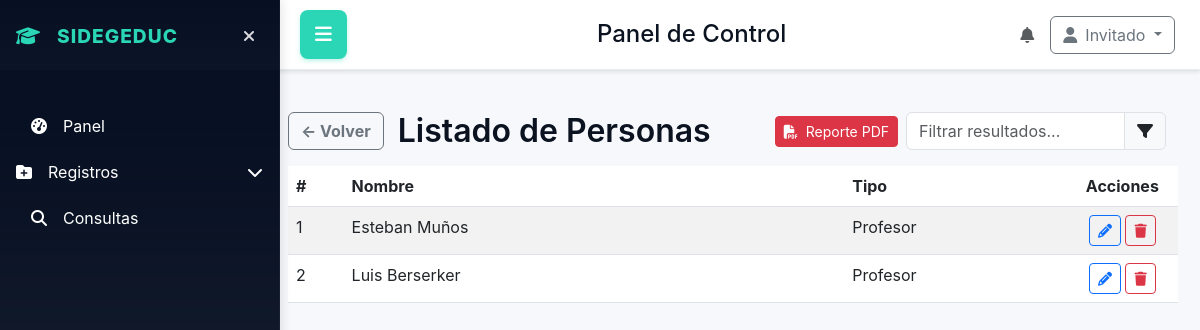
Page /consultas/personas/list?role=profesor on the committed database.
### database/models.py (models this page shows)
class Profesores(db.Model):
    __tablename__ = 'profesores'
    id_profesor = db.Column(db.Integer, primary_key=True)
    id_persona = db.Column(db.Integer, db.ForeignKey('personas.id_persona'))
    id_especialidad = db.Column(db.Integer, db.ForeignKey('especialidades.id_especialidad'))

class Personas(db.Model):
    __tablename__ = 'personas'
    id_persona = db.Column(db.Integer, primary_key=True)
    primer_nombre = db.Column(db.String(50), nullable=False)
    segundo_nombre = db.Column(db.String(50))
    primer_apellido = db.Column(db.String(50), nullable=False)
    segundo_apellido = db.Column(db.String(50))
    fecha_nacimiento = db.Column(db.Date)
    id_sexo = db.Column(db.Integer, db.ForeignKey('sexo.id_sexo'))
    id_tipo_persona = db.Column(db.Integer, db.ForeignKey('tipo_persona.id_tipo_persona'), nullable=False)
    id_tipo_documento = db.Column(db.Integer, db.ForeignKey('tipo_documento.id_tipo_documento'), nullable=True)
    numero_cedula = db.Column(db.String(20), nullable=True)
    id_ocupacion = db.Column(db.Integer, db.ForeignKey('ocupaciones.id'), nullable=True)
    id_profesion = db.Column(db.Integer, db.ForeignKey('profesiones.id'), nullable=True)
    num_hijos = db.Column(db.Integer, nullable=True)
    id_relacion_familiar = db.Column(db.Integer, db.ForeignKey('relaciones_familiares.id'), nullable=True)

### app.py (the view)
@app.route('/consultas/personas/list')
def consultas_personas_list():
    return manejar_la_vista_de.consultas_personas_list()

### app.py (called while the page is built)
@event.listens_for(Engine, "connect")
def set_sqlite_pragma(dbapi_connection, connection_record):
    if app.config['SQLALCHEMY_DATABASE_URI'].startswith("sqlite"):
        cursor = dbapi_connection.cursor()
        cursor.execute("PRAGMA foreign_keys=ON")
        cursor.close()

@app.context_processor
def inject_user_context():
    try:
        ctx = get_user_context(session)
    except Exception:
        ctx = {}
    return {
        'is_creator': ctx.get('is_creator', False),
        'developer_priv': ctx.get('developer_priv', False),
        'role_name': ctx.get('role_name'),
        'role_desc': ctx.get('role_desc'),
        'status': ctx.get('status'),
        'usuario': ctx.get('user')
    }

### utils/permissions.py (called while the page is built, shortened)
def get_user_context(session): #esto es la funcion que se reutiliza  para obtener el contexto del usuario desde la sesión
    user = None
    developer_priv = False
    current_user_id = None
    role_name = None
    role_desc = None
    status = None
    is_creator = False
    return {
        'user': user,
        'developer_priv': developer_priv,
        'current_user_id': current_user_id,
        'role_name': role_name,
        'role_desc': role_desc,
        'status': status,
        'is_creator': is_creator
    }

### utils/view_handlers.py (called while the page is built)
def compute_role_counts(ctx):
    try:
        if ctx.get('is_creator'):
            roles_count = Roles.query.count()
            users_q = db.session.query(Roles.nombre_rol, func.count(Usuarios.id_user)).join(Usuarios, Usuarios.id_rol == Roles.id_rol).group_by(Roles.id_rol).all()
        else:
            roles_count = Roles.query.filter(func.lower(func.trim(Roles.nombre_rol)) != 'creador').count()
            users_q = db.session.query(Roles.nombre_rol, func.count(Usuarios.id_user)).join(Usuarios, Usuarios.id_rol == Roles.id_rol).filter(func.lower(func.trim(Roles.nombre_rol)) != 'creador').group_by(Roles.id_rol).all()
        users_by_role = [{'role': r or 'Sin nombre', 'count': int(c)} for r, c in users_q]
    except Exception:
        roles_count = 0
        users_by_role = []
    return roles_count, users_by_role

### templates/home_panel/struct.html (shortened to what this page needs)
<!DOCTYPE html>
<html lang="en">
<head>
    <link href="https://cdn.jsdelivr.net/npm/bootstrap@5.3.0/dist/css/bootstrap.min.css" rel="stylesheet">
    <link rel="stylesheet" href="https://cdnjs.cloudflare.com/ajax/libs/font-awesome/6.4.0/css/all.min.css">
    <link rel="stylesheet" href="{{ url_for('static', filename='home_panel/home_panel.css') }}">
    <link rel="stylesheet" href="https://cdn.jsdelivr.net/npm/flatpickr/dist/themes/material_blue.css">
</head>
<body>
    <div class="app-layout">
        <aside class="sidebar" id="sidebar">
            <div class="p-3">
                <div class="d-flex align-items-center mb-3">
                    <div class="logo">
                        <i class="fas fa-graduation-cap me-2"></i>
                        SIDEGEDUC
                    </div>
                    <button id="sidebar-toggle" class="sidebar-toggle" aria-label="Ocultar sidebar">
                        <i class="fas fa-times"></i>
                    </button>
                </div>
            </div>
            <nav class="p-3 flex-grow-1">
                <ul class="nav flex-column">
                    <li class="nav-item mb-2">
                        <a class="nav-link" href="{{ url_for('dashboard') }}">
                            <i class="fas fa-tachometer-alt me-3"></i>
                            <span>Panel</span>
                        </a>
                    </li>
                    <li class="nav-item mb-2">
                        <button class="nav-link btn btn-link text-start p-0 w-100" data-bs-toggle="collapse" data-bs-target="#registrosSub" aria-expanded="false">
                            <i class="fas fa-folder-plus me-3"></i>
                            <span>Registros</span>
                            <i class="fas fa-chevron-down ms-auto"></i>
                        </button>
                    </li>
                    <li class="nav-item mb-2">
                        <a class="nav-link" href="{{ url_for('consultas') }}">
                            <i class="fas fa-search me-3"></i>
                            <span>Consultas</span>
                        </a>
                    </li>
                </ul>
            </nav>
        </aside>
        <header class="topbar">
            <button id="menu-toggle" class="menu-toggle">
                <i class="fas fa-bars"></i>
            </button>
            <div class="d-flex align-items-center">
                <h1 class="h4 mb-0 ms-3">Panel de Control</h1>
            </div>
            <div class="d-flex align-items-center">
                <div class="me-3">
                    <i class="fas fa-bell text-muted"></i>
                </div>
                <div class="dropdown">
                    <button class="btn btn-outline-secondary dropdown-toggle" type="button" data-bs-toggle="dropdown">
                        <i class="fas fa-user me-2"></i>{{ usuario if usuario else 'Invitado' }}
                    </button>
                </div>
            </div>
        </header>
        <main class="content">
            {% if content_template %}
                {% include content_template %}
            {% endif %}
        </main>
    </div>
</body>
</html>

### templates/home_panel/consultas_personas_list.html (shortened to what this page needs)
<div class="container-fluid" style="margin-top:90px;">
  <div class="row align-items-center mb-3">
    <div class="col-auto">
      <a href="{{ url_for('consultas') }}" class="btn btn-outline-secondary" style="font-weight:bold;">
        &larr; Volver
      </a>
    </div>
    <div class="col-auto">
      <h2 class="mb-0" style="font-weight:600; font-size:2rem;">Listado de Personas</h2>
    </div>
    <div class="col text-end d-flex align-items-center justify-content-end gap-2">
      <a href="{{ url_for('reporte_pdf_personas', role=role or '') }}" class="btn btn-danger btn-sm" title="Descargar reporte PDF">
        <i class="fas fa-file-pdf me-1"></i> Reporte PDF
      </a>
      <div class="input-group" style="max-width:260px;">
        <input id="filtro-listado" type="text" class="form-control" placeholder="Filtrar resultados..." autocomplete="off">
        <span class="input-group-text"><i class="fas fa-filter"></i></span>
      </div>
    </div>
  </div>
  <link rel="stylesheet" href="/static/home_panel/filtro-dinamico.css">
  {% if rows and rows|length > 0 %}
  <table class="table table-striped">
    <thead>
      <tr>
        <th style="width:5%;">#</th>
        <th style="width:45%;">Nombre</th>
        <th style="width:20%;">Tipo</th>
        <th style="width:10%;text-align:center;">Acciones</th>
      </tr>
    </thead>
    <tbody>
      {% for r in rows %}
      <tr>
        <td>{{ loop.index }}</td>
        <td>{{ r.primer_nombre }} {% if r.segundo_nombre %}{{ r.segundo_nombre }}{% endif %} {{ r.primer_apellido }} {% if r.segundo_apellido %}{{ r.segundo_apellido }}{% endif %}</td>
        <td>
          {% if r.tipo_persona %}
            {{ r.tipo_persona }}
          {% elif r.rol %}
            {{ r.rol }}
          {% elif role_display %}
            {{ role_display }}
          {% else %}
            Sin rol
          {% endif %}
        </td>
        <td style="text-align:center;">
          <a class="btn btn-sm btn-outline-primary" href="{{ url_for('editar_persona') }}?id={{ r.id_persona }}&role={{ r.rol or role_display|lower or 'sinrol' }}" title="Editar"><i class="fas fa-pencil-alt"></i></a>
          <form method="post" action="{{ url_for('borrar_registro_persona') }}" style="display:inline-block;margin:0;">
            <button class="btn btn-sm btn-outline-danger" title="Borrar" onclick="return confirm('¿Eliminar este registro?')"><i class="fas fa-trash"></i></button>
          </form>
        </td>
      </tr>
      {% endfor %}
    </tbody>
  </table>
  {% else %}
  <div class="alert alert-info text-center" style="margin-top:48px;font-size:1.2em;">
    <i class="fas fa-info-circle me-2"></i>
    No Hay registros para mostrar.
  </div>
  {% endif %}
</div>

### static/home_panel/home_panel.css (style rules this page uses)
:root { --panel-bg:#ffffff; --muted:#9aa4ad; --accent-1:#06a77d; --accent-2:#0b5f47; --glass:#f6fbfa; --card-border:#e9f4f2; --sidebar-start:#071023; --sidebar-end:#0f1724cc; --accent:#2bd6b6; --accent2:#00bfa5; --bg:#f6f8fb; }
.row { display:flex;gap:14px }
body { margin:0;font-family:Inter,system-ui,Arial;background:linear-gradient(180deg,#071023 0%, #071023 12%, #071023 12%, #f6f8fb 100%);color:#0b1220 }
.sidebar { width: 280px; background: linear-gradient(180deg,var(--sidebar-start),var(--sidebar-end)); color:#fff; padding:0; display:flex; flex-direction:column; border-right:1px solid rgba(255,255,255,0.04); transition: transform 0.3s cubic-bezier(.2,.9,.2,1); position: fixed; height: 100vh; overflow-y: auto; z-index: 1050; top: 0; left: 0; box-shadow: 2px 0 10px rgba(0,0,0,0.1); }
.logo { font-weight:800;font-size:1.2rem;letter-spacing:1px;color:var(--accent);display:flex;align-items:center;gap:8px }
.sidebar-toggle { background:transparent;border:none;color:rgba(255,255,255,0.85);padding:8px;border-radius:8px;cursor:pointer;margin-left:auto;transition: all 0.2s }
.nav-link { color: white !important;text-decoration: none;padding: 10px 15px;border-radius: 8px;margin-bottom: 4px;display: flex;align-items: center;width: 100%;transition: all .22s cubic-bezier(.2,.9,.2,1) }
.nav-link.btn-link { color: white !important;border: none;background: transparent;padding: 10px 15px }
.content { margin-left: 280px;padding:22px 22px 22px 8px;background: var(--bg); min-height: 100vh; transition: margin-left 0.3s cubic-bezier(.2,.9,.2,1); }
.content > .container-fluid { padding-left:0;padding-right:0 }
.content .container-fluid .row { margin-left:0;margin-right:0 }
.content .container-fluid [class*=col-] { padding-left:0;padding-right:0 }
.topbar { background: white; padding: 15px 25px 15px 300px; border-bottom: 1px solid #e9ecef; box-shadow: 0 2px 4px rgba(0,0,0,0.1); display: flex; justify-content: space-between; align-items: center; transition: margin-left 0.3s cubic-bezier(.2,.9,.2,1); position: fixed; top: 0; right: 0; left: 0; z-index: 1030; height: 70px; }
.menu-toggle { background: var(--accent); border: none; color: white; padding: 10px 15px; border-radius: 8px; cursor: pointer; font-size: 1.2rem; transition: all 0.2s; box-shadow: 0 2px 4px rgba(43,214,182,0.3); }

### rows in the picture
Profesores: primer_nombre "Esteban", primer_apellido "Muños", role_display "Profesor"
Profesores: primer_nombre "Luis", primer_apellido "Berserker", role_display "Profesor"

### other values in the picture
{{ usuario if usuario else 'Invitado' }} "Invitado"
